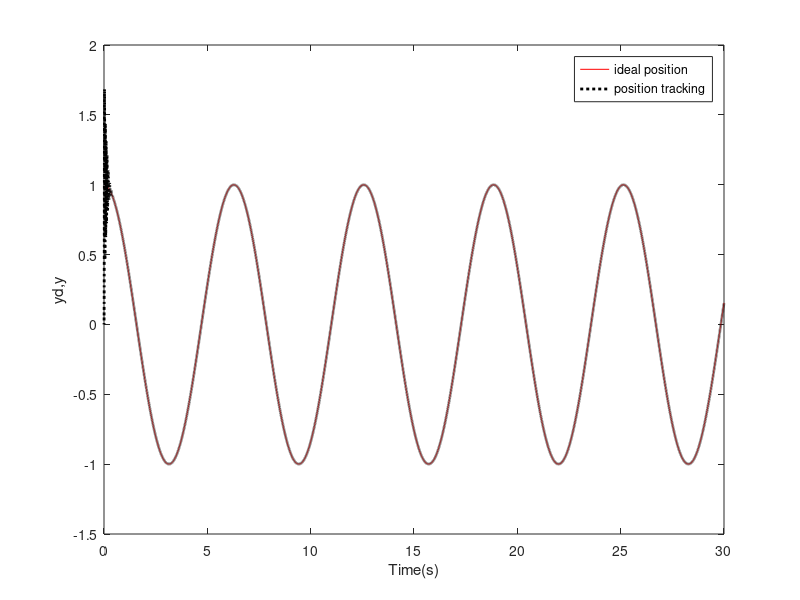

This chart was generated by the following MATLAB code:
%PD Type Fuzzy Controller Design
clear all;
close all;

ts=0.001;

sys=tf(133,[1,25,0]);
dsys=c2d(sys,ts,'z');
[num,den]=tfdata(dsys,'v');

e_1=0;
u_1=0;u_2=0;
y_1=0;y_2=0;

for k=1:1:30000
time(k)=k*ts;

yd(k)=cos(k*ts);

y(k)=-den(2)*y_1-den(3)*y_2+num(2)*u_1+num(3)*u_2;
   
e(k)=yd(k)-y(k);
de(k)=e(k)-e_1;

for l1=1:1:3
   gs1=-[(e(k)+pi/6-(l1-1)*pi/6)/(pi/12)]^2;
	u1(l1)=exp(gs1);
end

for l2=1:1:3
   gs2=-[(de(k)+pi/6-(l2-1)*pi/6)/(pi/12)]^2;
	u2(l2)=exp(gs2);
end
 
U=[-200 -100  0
   -100  0  100
    0  100  200];

fnum=0;
fden=0;
for i=1:1:3
	for j=1:1:3
		fnum=fnum+u1(i)*u2(j)*U(i,j);
		fden=fden+u1(i)*u2(j);
	end
end

u(k)=fnum/(fden+0.01);

e_1=e(k);
u_2=u_1;u_1=u(k);
y_2=y_1;y_1=y(k);
end
figure(1);
plot(time,yd,'r',time,y,'k:','linewidth',2);
xlabel('Time(s)');ylabel('yd,y');
legend('ideal position','position tracking');